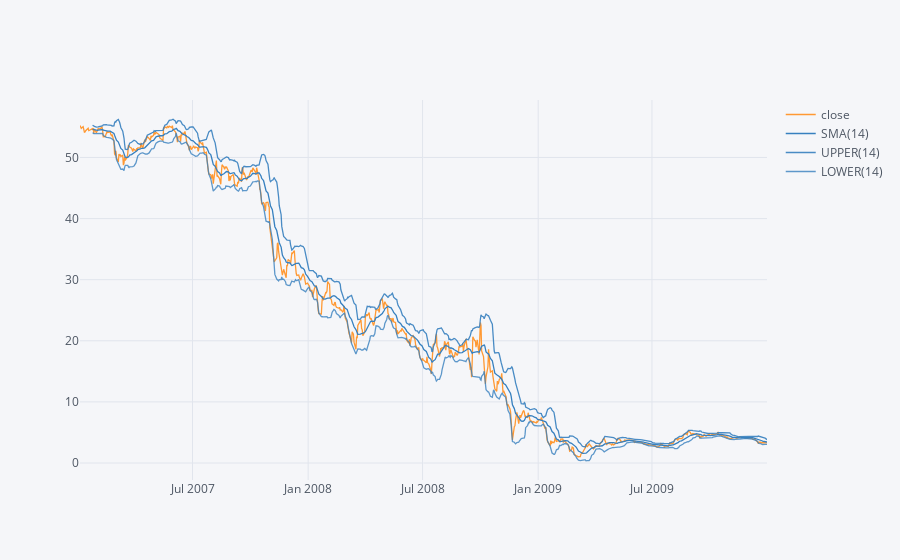

The notebook cell this image was saved under:
### Markdown cell above
<font color=navy size=3>**Citigroup has been the riskiest stock as indicated by the high value of standard deviation.**</font>

### Code cell
# Bollinger Bands (for risk assessement) of Citibank stock
C['close'].loc['2007-01-01':'2009-12-31'].ta_plot(study='boll')

### Figure 1 — Plotly figure (JSON) as saved in the notebook; plotly's stock layout.template omitted (floating-point values rounded to 4 significant figures; data arrays with more than 128 entries replaced by an {"elided": "..."} marker saying what was removed)
{"data": [{"line": {"color": "rgba(255, 153, 51, 1.0)", "dash": "solid", "shape": "linear", "width": 1.3}, "mode": "lines", "name": "close", "text": "", "type": "scatter", "uid": "7d114400-36b2-4b10-83d4-0adec3e34ba9", "x": {"elided": "756 str values"}, "y": {"elided": "756 float values"}}, {"line": {"color": "rgba(55, 128, 191, 1.0)", "dash": "solid", "shape": "linear", "width": 1.3}, "mode": "lines", "name": "SMA(14)", "text": "", "type": "scatter", "uid": "2cc324b3-b577-43c9-9a08-c4942b9f7563", "x": {"elided": "756 str values"}, "y": {"elided": "756 mixed values"}}, {"line": {"color": "rgba(55, 128, 191, 0.8999999999999999)", "dash": "solid", "shape": "linear", "width": 1.3}, "mode": "lines", "name": "UPPER(14)", "text": "", "type": "scatter", "uid": "4a0fb415-5303-48b5-9f35-2985b658309c", "x": {"elided": "756 str values"}, "y": {"elided": "756 mixed values"}}, {"line": {"color": "rgba(55, 128, 191, 0.7999999999999998)", "dash": "solid", "shape": "linear", "width": 1.3}, "mode": "lines", "name": "LOWER(14)", "text": "", "type": "scatter", "uid": "2329473e-8e4a-4fe0-bbe7-0e4646f0debb", "x": {"elided": "756 str values"}, "y": {"elided": "756 mixed values"}}], "layout": {"legend": {"bgcolor": "#F5F6F9", "font": {"color": "#4D5663"}}, "paper_bgcolor": "#F5F6F9", "plot_bgcolor": "#F5F6F9", "title": {"font": {"color": "#4D5663"}}, "xaxis": {"gridcolor": "#E1E5ED", "showgrid": true, "tickfont": {"color": "#4D5663"}, "title": {"font": {"color": "#4D5663"}, "text": ""}, "zerolinecolor": "#E1E5ED", "type": "date", "range": ["2007-01-03", "2009-12-31"], "autorange": true}, "yaxis": {"gridcolor": "#E1E5ED", "showgrid": true, "tickfont": {"color": "#4D5663"}, "title": {"font": {"color": "#4D5663"}, "text": ""}, "zerolinecolor": "#E1E5ED", "type": "linear", "range": [-2.782, 59.41], "autorange": true}, "autosize": true}}
